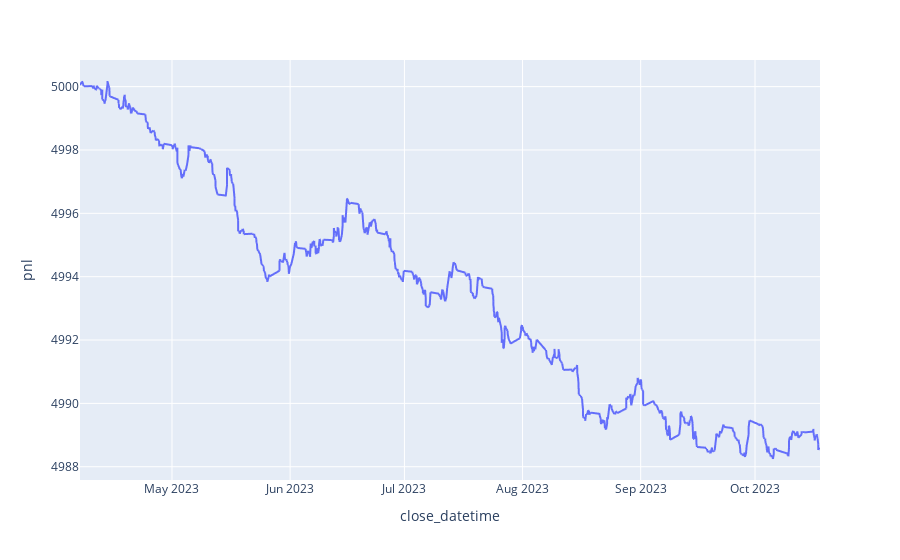

Notebook code cell kept with this figure:
### Code cell
px.line(result, x='close_datetime', y='pnl')

### Figure 1 — Plotly figure (JSON) as saved in the notebook; plotly's stock layout.template omitted (floating-point values rounded to 4 significant figures; data arrays with more than 128 entries replaced by an {"elided": "..."} marker saying what was removed)
{"data": [{"hovertemplate": "close_datetime=%{x}<br>pnl=%{y}<extra></extra>", "legendgroup": "", "line": {"color": "#636efa", "dash": "solid"}, "marker": {"symbol": "circle"}, "mode": "lines", "name": "", "showlegend": false, "type": "scattergl", "x": {"elided": "1032 str values"}, "xaxis": "x", "y": {"elided": "1032 float values"}, "yaxis": "y"}], "layout": {"legend": {"tracegroupgap": 0}, "margin": {"t": 60}, "xaxis": {"anchor": "y", "domain": [0, 1], "title": {"text": "close_datetime"}}, "yaxis": {"anchor": "x", "domain": [0, 1], "title": {"text": "pnl"}}}}
